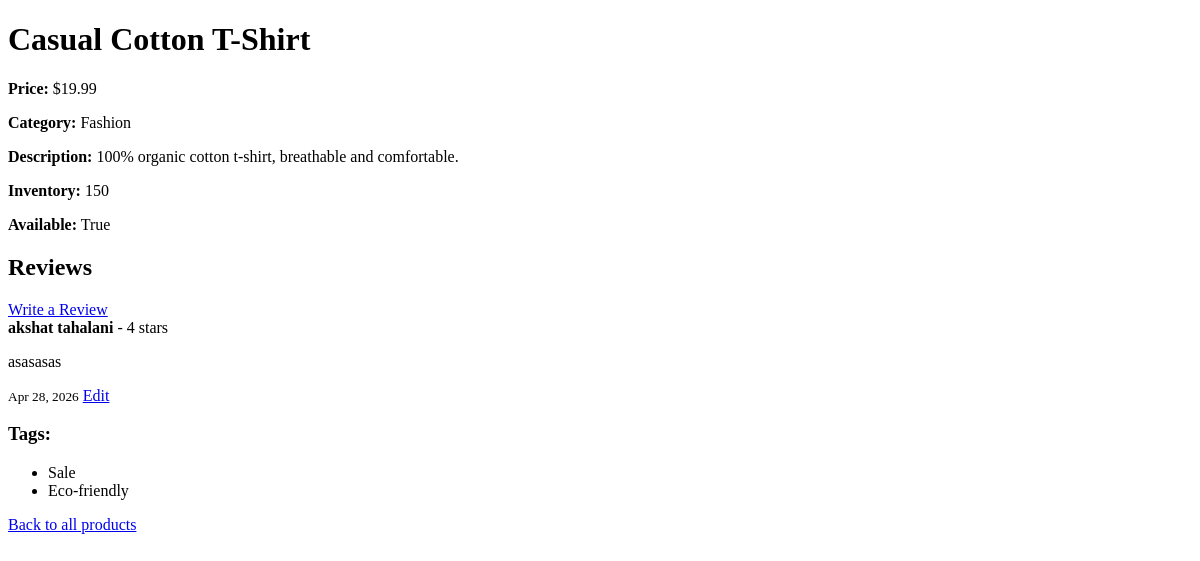
/products/slug/casual-cotton-t-shirt/, run on an earlier commit of the app's database.
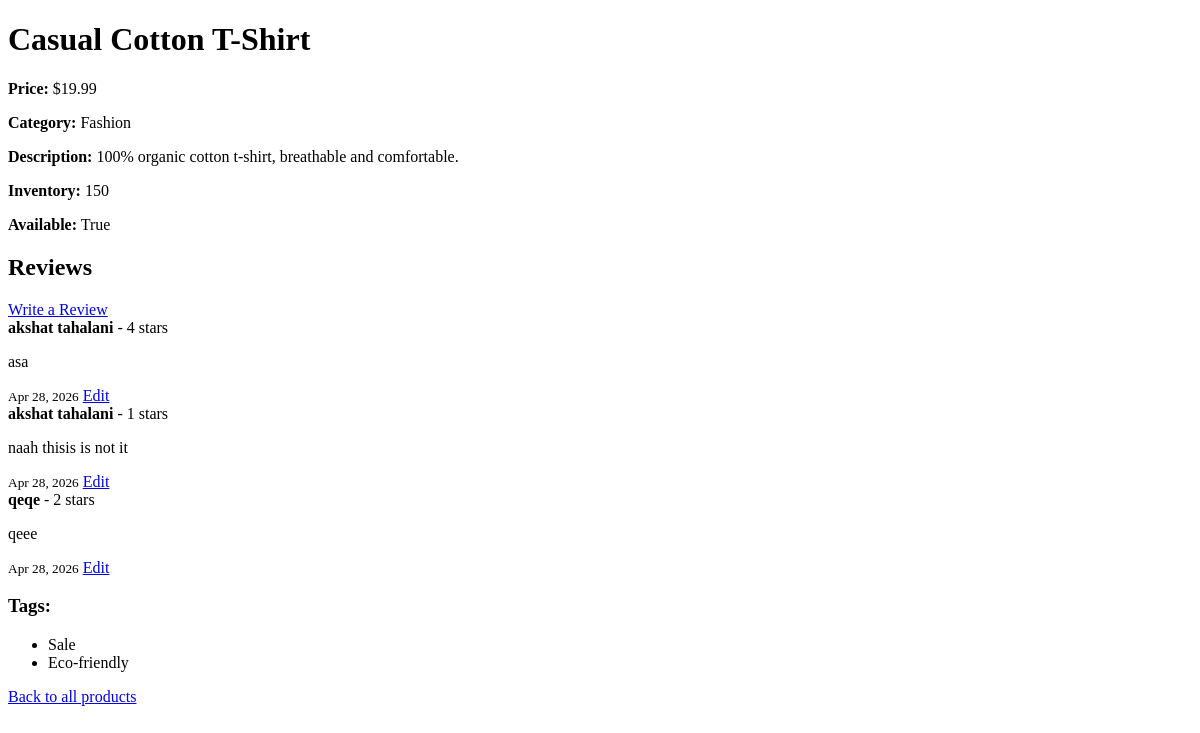
And on a later commit of the database.
### playground/models.py (models this page shows, shortened)
class Product(models.Model):
    title  = models.CharField(max_length=255) #text
    image = models.ImageField(upload_to='products/', blank=True, null=True)
    slug  = models.SlugField(unique=True , blank = True)
    price = models.DecimalField(max_digits = 6 ,decimal_places =2) #number
    description = models.TextField() #unlimited text
    created_at = models.DateTimeField(auto_now_add=True) #date time
    tags = models.ManyToManyField(Tag , blank=True)
    SIZE_CHOICES = [
        ('S', 'Small'),
        ('M', 'Medium'),
        ('L', 'Large'),
        ('XL', 'Extra Large'),
    ]
    size = models.CharField(max_length=2, choices=SIZE_CHOICES, default='M')
    inventory = models.IntegerField(default=True)
    is_available = models.BooleanField(default=True)
    category = models.ForeignKey(Category ,on_delete= models.CASCADE , null= True)
    updated_at = models.DateTimeField(auto_now=True)

class Category(models.Model):
    name = models.CharField(max_length=100)

class Review(models.Model):
    product = models.ForeignKey(Product ,on_delete=models.CASCADE ,related_name = 'reviews')
    name = models.CharField(max_length=100)
    rating  = models.IntegerField(choices = [(1,'1 Star'), (2, ' 2 Stars') , (3 , '3 Stars') , (4 , '4 Stars') , (5 , '5 Stars')])
    comment  = models.TextField()
    created_at = models.DateTimeField(auto_now_add = True)

class Tag(models.Model):
    name =models.CharField(max_length=50)

### playground/views.py (the view)
# urls.py: path('products/slug/<slug:slug>/', views.product_detail_slug, name='product_detail_slug'),
def product_detail_slug(request, slug):
    product = get_object_or_404(Product, slug=slug)
    return render(request, 'products/detail.html', {'product': product})

### playground/templates/products/detail.html
<!DOCTYPE html>
<html>
<body>
    <h1>{{ product.title }}</h1>
    <p><strong>Price:</strong> ${{ product.price }}</p>
    <p><strong>Category:</strong> {{ product.category.name }}</p>
    <p><strong>Description:</strong> {{ product.description }}</p>
    <p><strong>Inventory:</strong> {{ product.inventory }}</p>
    <p><strong>Available:</strong> {{ product.is_available }}</p>
   <h2>Reviews</h2>
    {% for review in product.reviews.all %}
    <div>
    {% empty %}
    <p>No reviews yet.</p>
    {% endfor %}
    <a href="{% url 'add_review' product.slug %}">Write a Review</a>
    </div>
    {% for review in product.reviews.all %}
    <div>
        <strong>{{ review.name }}</strong> - {{ review.rating }} stars
        <p>{{ review.comment }}</p>
        <small>{{ review.created_at|date:"M d, Y" }}</small>
        <a href="{% url 'edit_review' review.id %}">Edit</a>
    </div>
    {% endfor %}
    <h3>Tags:</h3>
    <ul>
        {% for tag in product.tags.all %}
            <li>{{ tag.name }}</li>
        {% empty %}
            <li>No tags</li>
        {% endfor %}
    </ul>
    <a href="{% url 'product_list' %}">Back to all products</a>
</body>
</html>

What changed in the data, as far as the page shows it:
changed Review: comment "asasasas" → "asa"
added Review: name "akshat tahalani", rating "1", comment "naah thisis is not it", created_at "Apr 28, 2026"
added Review: name "qeqe", rating "2", comment "qeee", created_at "Apr 28, 2026"
